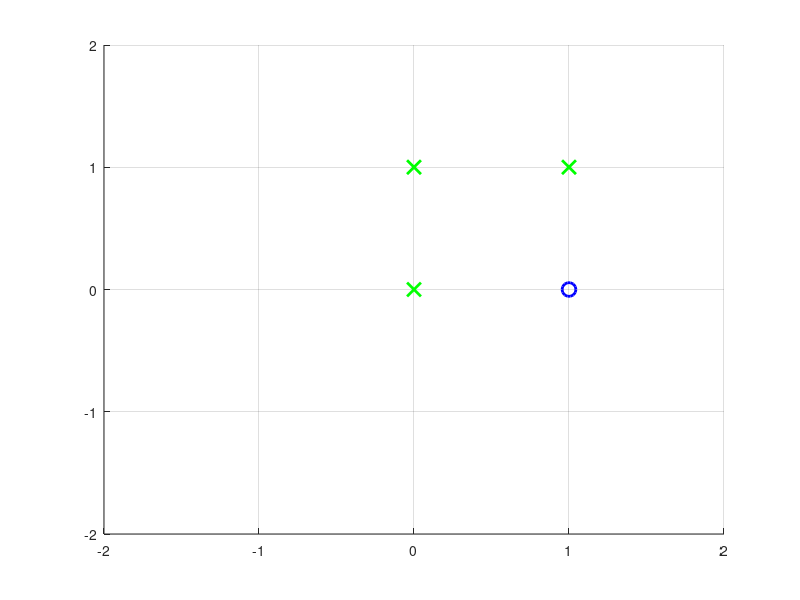

MATLAB code to generate this figure:
% Demo perceptron 01: ploteo de data
clear all; close all; clc

%-----------------------------------------
%% DEFINICION DEL CONJUNTO DEL ENTRENAMIENTO

% Definicion de los patrones
x1 = [0 0]; t1 = 0;
x2 = [0 1]; t2 = 0;
x3 = [1 0]; t3 = 1;
x4 = [1 1]; t4 = 0;

% Establecimiento de la matriz de entrenamiento
X=[x1;x2;x3;x4];
T=[t1;t2;t3;t4];
N = length(T);
grid on
hold on
for i=1:N
    if (T(i)==0)
        plot(X(i,1),X(i,2),'gx','MarkerSize',10,'LineWidth',2);
    elseif (T(i)==1)
        plot(X(i,1),X(i,2),'bo','MarkerSize',10,'LineWidth',2);
    end
end

axis([-2 2 -2 2]);
